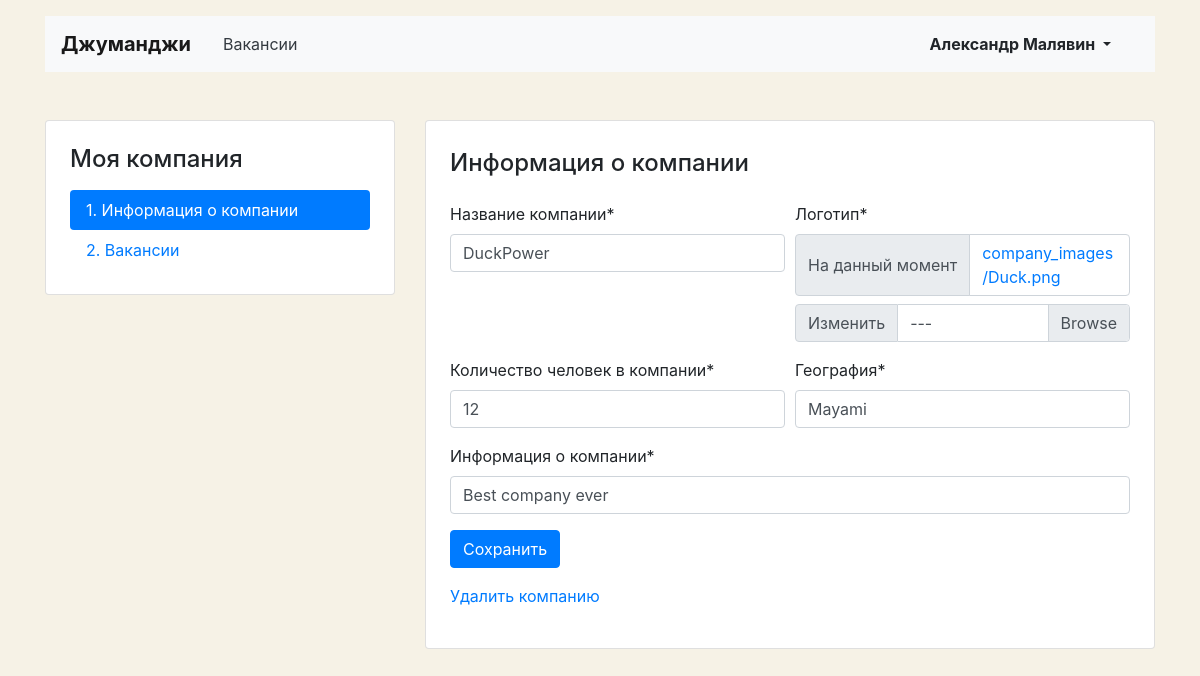
The page /mycompany/ (signed in) on the database as committed earlier.
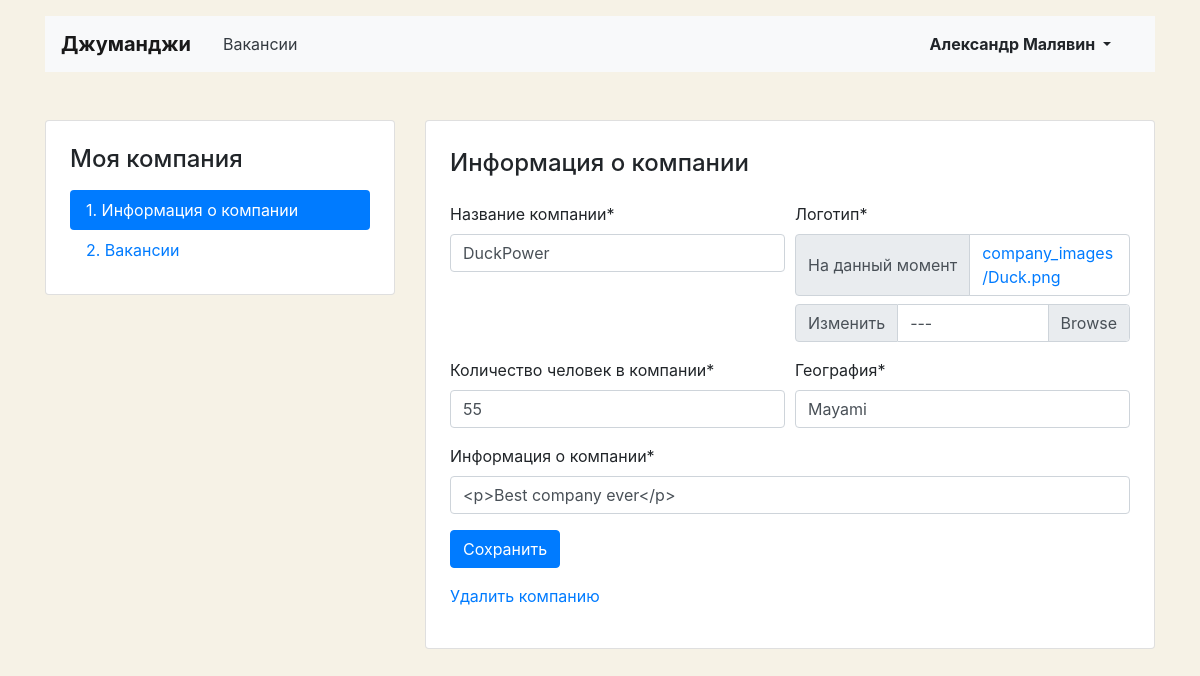
The same page on the database as committed later.
### main/models.py (models this page shows, shortened)
class Company(models.Model):
    name = models.CharField(max_length=120)
    location = models.CharField(max_length=120)
    logo = models.ImageField(default="https://place-hold.it/100x60", upload_to=MEDIA_COMPANY_IMAGE_DIR)
    description = models.TextField()
    employee_count = models.PositiveIntegerField()
    owner = models.OneToOneField(User, on_delete=models.CASCADE, blank=True, related_name='my_company', null=True)

### main/views/my_company.py (the view, shortened to what this page needs)
# urls.py: path('mycompany/', company.MyCompanyView.as_view(), name='my_company'),
class MyCompanyView(LoginRequiredMixin, View):
    redirect_field_name = 'login'
    def dispatch(self, request, *args, **kwargs):
        if Company.objects.filter(owner=request.user).first() is None:
            return render(request, 'main/my_company/lets_start.html')
        return super().dispatch(request, *args, **kwargs)
    def get(self, request):
        company = get_object_or_404(Company, owner=request.user)
        ctx = {
            'form': CompanyForm(instance=company),
            'company': company,
        }
        return render(request, 'main/my_company/my_company.html', ctx)

### main/forms.py
class CompanyForm(forms.ModelForm):
    description = forms.CharField(widget=TinyMCE, label='Информация о компании')
    def __init__(self, *args, **kwargs):
        super().__init__(*args, **kwargs)
        self.helper = FormHelper()
        self.helper.form_method = 'post'
        self.helper.layout = Layout(
            Row(
                Column('name'),
                Column('logo'),
            ),
            Row(
                Column('employee_count'),
                Column('location'),
            ),
            'description',
            Submit('submit', 'Сохранить'),
        )
    class Meta:
        model = Company
        fields = ('name', 'location', 'logo', 'description', 'employee_count')
        labels = {
            'name': 'Название компании',
            'location': 'География',
            'logo': 'Логотип',
            'description': 'Информация о компании',
            'employee_count': 'Количество человек в компании',
        }

### main/templates/main/my_company/my_company.html (shortened to what this page needs)
{% extends 'main/base/account_base.html' %}
{% load crispy_forms_tags %}
{% block content %}
<main class="container mt-3 pb-5">
    <div class="row mt-5">
        {% include 'main/base/account_side_menu.html' %}
        <div class="col-12 col-lg-8">
            <div class="card">
                <div class="card-body px-4 pb-4">
                    <section class="tab-pane fade show active">
                        <h2 class="h4 pt-2 pb-3">Информация о&nbsp;компании</h2>
                {% crispy form %}
                {% if company.pk %}
                <div class="form-group mt-3">
                    <a href="{% url 'my_company_delete' company.id %}">Удалить компанию</a>
                </div>
                {% endif %}
                </section>
            </div>
        </div>
    </div>
    </div>
</main>
{% endblock %}

Rows that differ between the two databases and show on the page:
changed Company "DuckPower": employee_count "12" → "55"; description "Best company ever" → "<p>Best company ever</p>"
